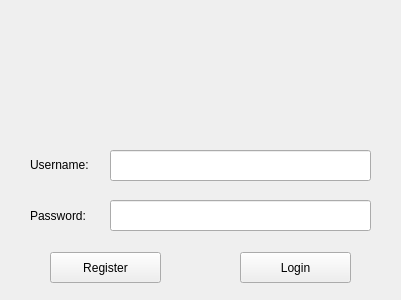
<?xml version="1.0" encoding="UTF-8"?>
<ui version="4.0">
 <class>Login</class>
 <widget class="QWidget" name="Login">
  <property name="geometry">
   <rect>
    <x>0</x>
    <y>0</y>
    <width>401</width>
    <height>300</height>
   </rect>
  </property>
  <property name="windowTitle">
   <string>Login</string>
  </property>
  <property name="windowIcon">
   <iconset>
    <normaloff>logosmall.png</normaloff>logosmall.png</iconset>
  </property>
  <widget class="QLabel" name="Logo">
   <property name="geometry">
    <rect>
     <x>50</x>
     <y>10</y>
     <width>301</width>
     <height>101</height>
    </rect>
   </property>
   <property name="text">
    <string/>
   </property>
   <property name="pixmap">
    <pixmap>logo.png</pixmap>
   </property>
   <property name="scaledContents">
    <bool>true</bool>
   </property>
  </widget>
  <widget class="QLabel" name="LUsername">
   <property name="geometry">
    <rect>
     <x>30</x>
     <y>149</y>
     <width>81</width>
     <height>31</height>
    </rect>
   </property>
   <property name="text">
    <string>Username:</string>
   </property>
  </widget>
  <widget class="QLabel" name="LPassword">
   <property name="geometry">
    <rect>
     <x>30</x>
     <y>200</y>
     <width>81</width>
     <height>31</height>
    </rect>
   </property>
   <property name="text">
    <string>Password:</string>
   </property>
  </widget>
  <widget class="QPushButton" name="PBRegister">
   <property name="geometry">
    <rect>
     <x>50</x>
     <y>252</y>
     <width>111</width>
     <height>31</height>
    </rect>
   </property>
   <property name="text">
    <string>Register</string>
   </property>
  </widget>
  <widget class="QPushButton" name="PBLogin">
   <property name="geometry">
    <rect>
     <x>240</x>
     <y>252</y>
     <width>111</width>
     <height>31</height>
    </rect>
   </property>
   <property name="text">
    <string>Login</string>
   </property>
  </widget>
  <widget class="QLineEdit" name="LEPassword">
   <property name="geometry">
    <rect>
     <x>110</x>
     <y>200</y>
     <width>261</width>
     <height>31</height>
    </rect>
   </property>
   <property name="echoMode">
    <enum>QLineEdit::Password</enum>
   </property>
  </widget>
  <widget class="QLineEdit" name="LEUsername">
   <property name="geometry">
    <rect>
     <x>110</x>
     <y>150</y>
     <width>261</width>
     <height>31</height>
    </rect>
   </property>
  </widget>
 </widget>
 <tabstops>
  <tabstop>LEUsername</tabstop>
  <tabstop>LEPassword</tabstop>
  <tabstop>PBRegister</tabstop>
  <tabstop>PBLogin</tabstop>
 </tabstops>
 <resources/>
 <connections/>
</ui>
